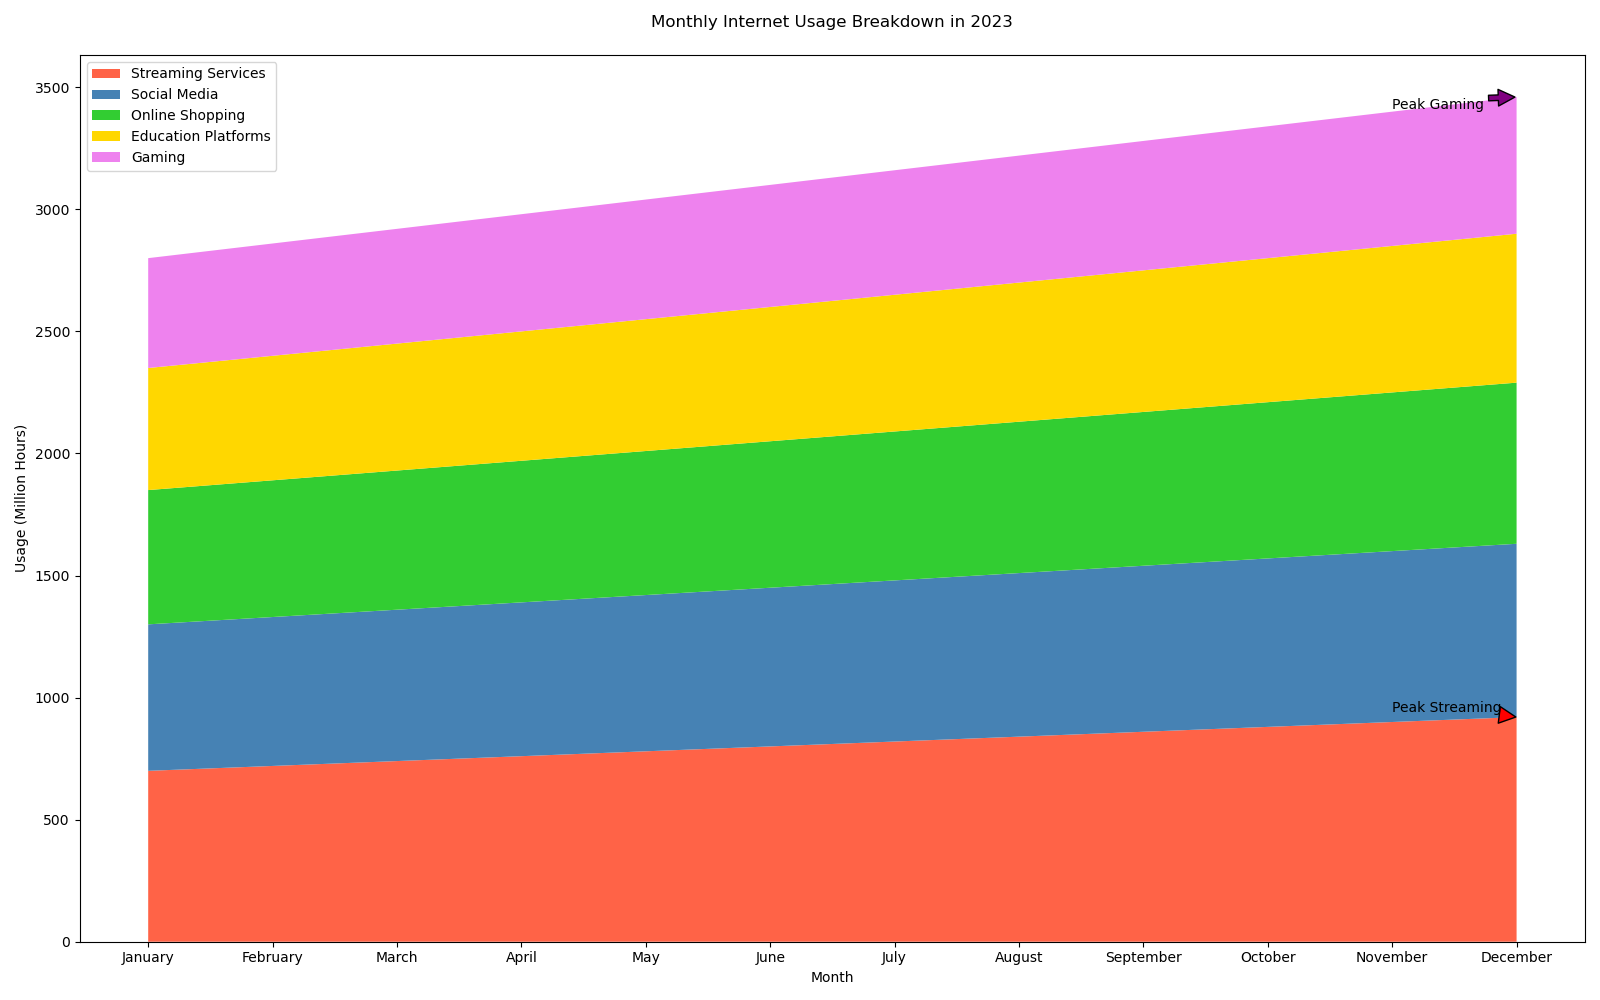

Here is the Python script that generated this plot:

import matplotlib.pyplot as plt
import numpy as np

months = ['January', 'February', 'March', 'April', 'May', 'June', 'July', 
          'August', 'September', 'October', 'November', 'December']
streaming_services = [700, 720, 740, 760, 780, 800, 820, 840, 860, 880, 900, 920]
social_media = [600, 610, 620, 630, 640, 650, 660, 670, 680, 690, 700, 710]
online_shopping = [550, 560, 570, 580, 590, 600, 610, 620, 630, 640, 650, 660]
education_platforms = [500, 510, 520, 530, 540, 550, 560, 570, 580, 590, 600, 610]
gaming = [450, 460, 470, 480, 490, 500, 510, 520, 530, 540, 550, 560]

fig, ax = plt.subplots(figsize=(16, 10))

y = np.vstack([streaming_services, social_media, online_shopping, education_platforms, gaming])
colors = ['#FF6347', '#4682B4', '#32CD32', '#FFD700', '#EE82EE']

ax.stackplot(months, y, labels=['Streaming Services', 'Social Media', 'Online Shopping', 'Education Platforms', 'Gaming'], colors=colors)

ax.annotate('Peak Streaming', xy=('December', 920), xytext=('November', 940),
            arrowprops=dict(facecolor='red', shrink=0.05))
ax.annotate('Peak Gaming', xy=('December', 560 + sum(y[:-1, -1])), xytext=('November', 560 + sum(y[:-1, -2])),
            arrowprops=dict(facecolor='purple', shrink=0.05))

ax.set_title('Monthly Internet Usage Breakdown in 2023', pad=20)
ax.set_xlabel('Month')
ax.set_ylabel('Usage (Million Hours)')

ax.legend(loc='upper left')

plt.tight_layout()
plt.show()
